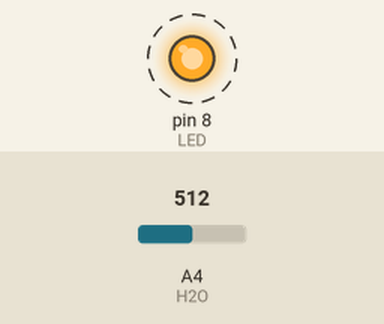
This sketch was run on a simulated Arduino Uno, built with avr-gcc and run on an emulated ATmega328P. Parts: output pins drawn as LEDs (lit = HIGH). Dashed ring = blinking. The test bench sets the inputs (shaded band); at power-on: A4 (H2O) = 512. What the sketch prints to the serial monitor is not drawn.

Above: at 0.9 s.
1.3 s: A4 (H2O) set to 312
4.3 s: A4 (H2O) set to 287
At 4.8 s:
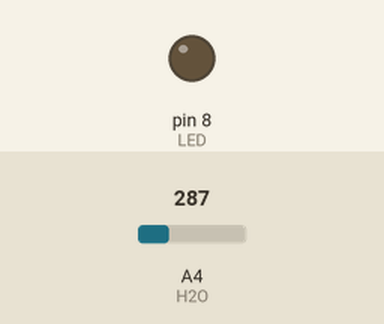
5.8 s: A4 (H2O) set to 306
At 8.7 s:
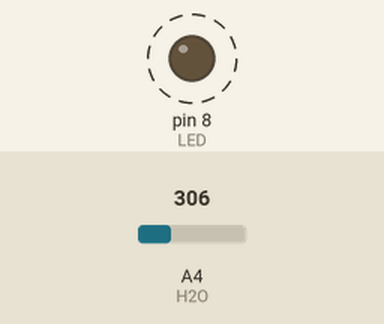
8.8 s: A4 (H2O) set to 290
At 9.5 s:
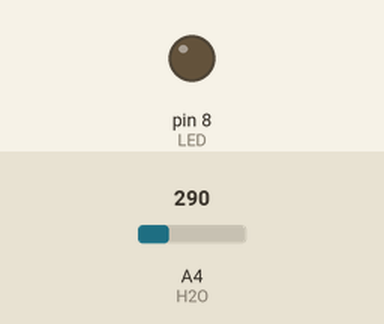
Timing chart, 0 to 11.3 s (numbered marks = the images above; inputs shaded):
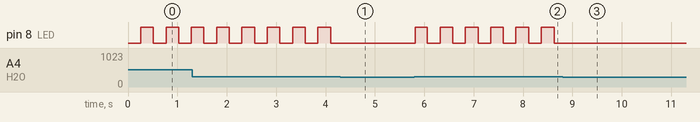

Measured:
- the behaviour switches between 301 and 300 on A4 (H2O) (found by bisection; images 0 and 1)
- after the input at 4.3 s, pin 8 (LED): stops changing and stays LOW
- after the input at 5.8 s, pin 8 (LED): alternates HIGH for 0.25 s and LOW for 0.26 s, starting at once
- after the input at 8.8 s, pin 8 (LED): stops changing and stays LOW
- by itself, pin 8 (LED): alternates HIGH for 0.26 s and LOW for 0.26 s

The sketch:

Water_Sensor_Testing.ino
```cpp
int LED = 8;
int H2O = A4;

int Max_Water_Signal = 300;
int ledState = LOW;
unsigned long previousMillis = 0;
const long interval = 250;
// the setup function runs once when you press reset or power the board
void setup() {
  // initialize digital pin LED_BUILTIN as an output.
  Serial.begin(9600);

  pinMode(LED, OUTPUT);
  pinMode(H2O, INPUT);

}

// the loop function runs over and over again forever
void loop() {

  int Water_Reading = analogRead(H2O);
  Serial.println(Water_Reading);
  Serial.println(ledState);
  if(Water_Reading > Max_Water_Signal){

//  digitalWrite(LED, HIGH);   // turn the LED on (HIGH is the voltage level)
//  delay(500);                       // wait for a second
//  digitalWrite(LED, LOW);    // turn the LED off by making the voltage LOW
//  delay(500);                       // wait for a second

    unsigned long currentMillis = millis();
    if (currentMillis - previousMillis >= interval) {
    // save the last time you blinked the LED
    previousMillis = currentMillis;

    // if the LED is off turn it on and vice-versa:
    if (ledState == LOW) {
      ledState = HIGH;
    }
    else {
      ledState = LOW;
    }

    // set the LED with the ledState of the variable:
    digitalWrite(LED, ledState);

  }
  if(Water_Reading <= Max_Water_Signal){
    digitalWrite(LED,LOW);
  }
  }

}
```
